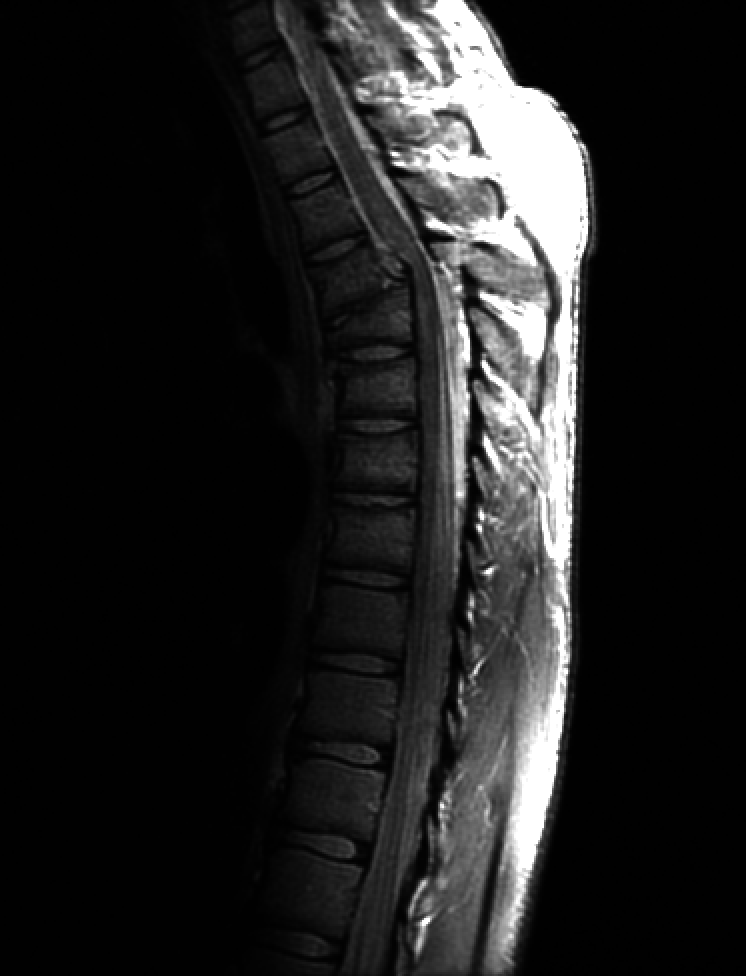
%> input picture lab02/Proj03-01/inputImage.tif, 746 x 976 px
$ octave main.m   (GNU Octave 9; MATLAB toolbox functions it lacks are replaced by stand-ins)
%> lines starting %> are read from the running program, lines starting %| are printed output that depends on the picture
### lab02/Proj03-01/logTransformation.m
function [output] = logTransformation(input,c)
% LOGTRANSFORMATION Summary of this function goes here
% Detailed explanation goes here
output = uint8(255 * mat2gray(c * log(1+double(input))));
end

### lab02/Proj03-01/powerlawTransformation.m
function output = powerlawTransformation(input,c,r)
output_double = c * double(input).^r;
output = uint8(255 * mat2gray(output_double));
end

### lab02/Proj03-01/main.m
clear;
close all;
% (a) Write a computer program capable of reducing the number of intensity levels in a image from 256 to 2, in integer powers of 2.
% The desired number of intensity levels needs to be a variable input to your program.

inputImage = imread("./inputImage.tif");
%> inputImage is the input picture: size 976x746 uint8; min 0, max 255, mean 32.6

c = 1;
outputImage = logTransformation(inputImage, c);
%> in logTransformation, `output = uint8(255 * mat2gray(c * log(1+double(input))));`:
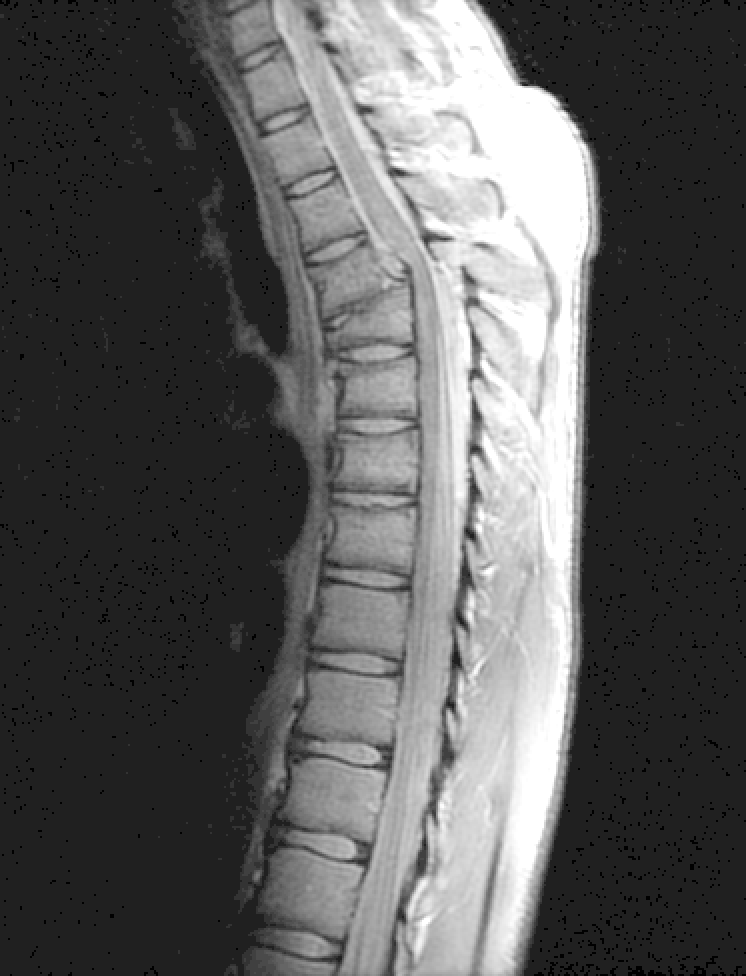
%> output: size 976x746 uint8; min 0, max 255, mean 89.1
imwrite(outputImage,'logOutput.tif','tif');

c = 1;
r = 0.1;
outputImage = powerlawTransformation(inputImage,c,r);
%> in powerlawTransformation, `output_double = c * double(input).^r;`:
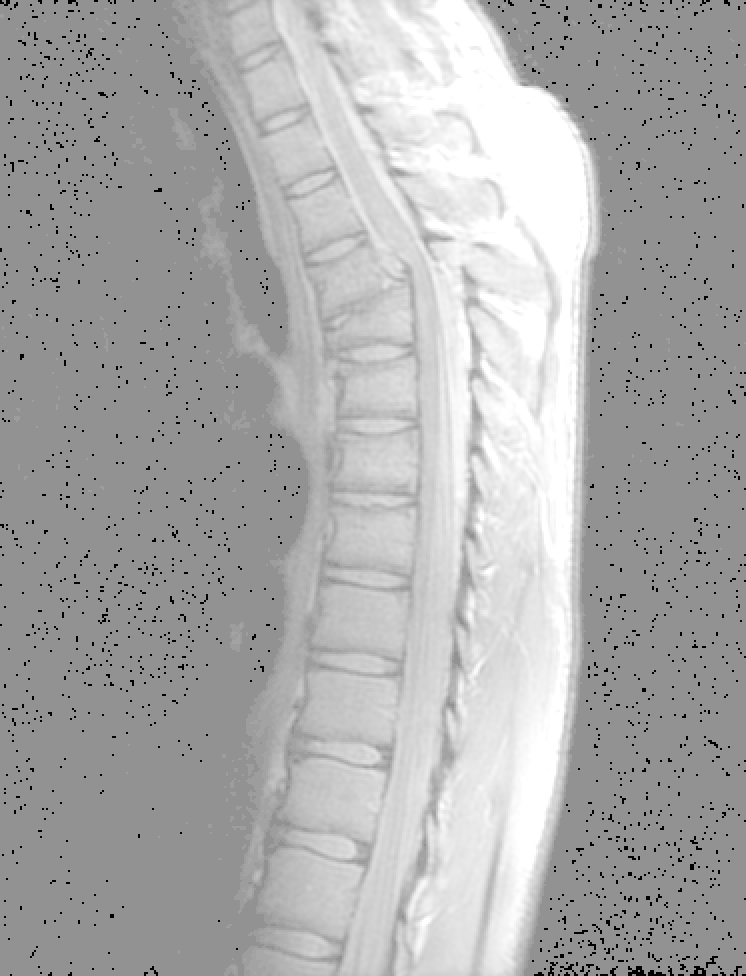
%> output_double: size 976x746 double; min 0, max 1.74, mean 1.17; drawn with min black and max white
imwrite(outputImage,'powOutput_1.tif','tif');

c = 1;
r = 0.5;
outputImage = powerlawTransformation(inputImage,c,r);
%> call 2 of powerlawTransformation, with c = 1, r = 0.5
%> in powerlawTransformation (call 2), `output_double = c * double(input).^r;`:
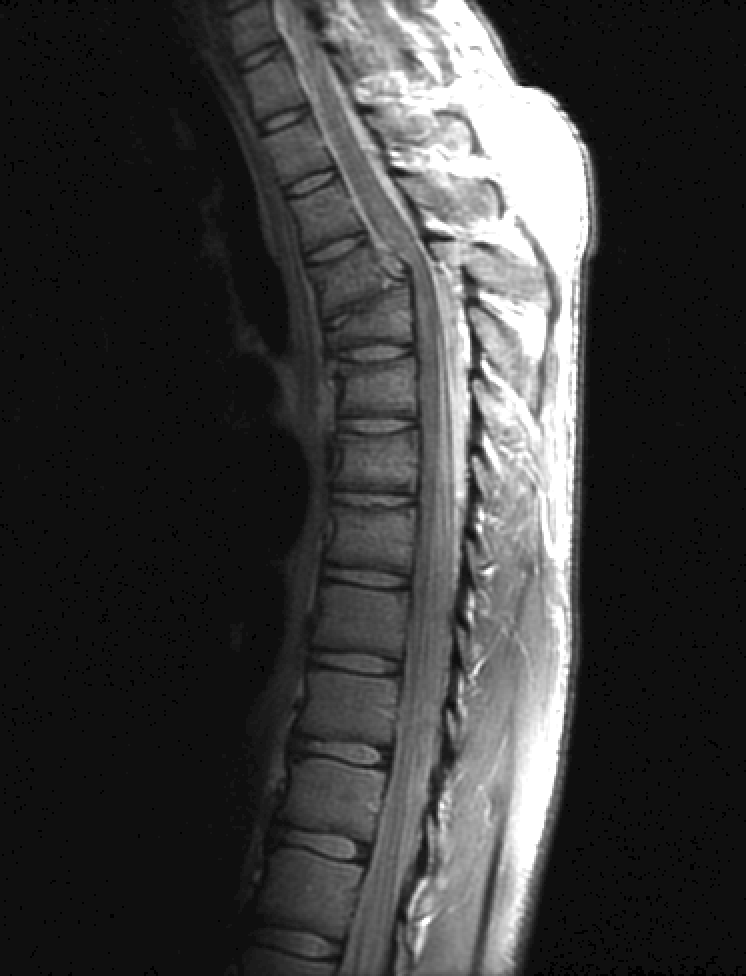
%> output_double: size 976x746 double; min 0, max 15.97, mean 3.71; drawn with min black and max white
imwrite(outputImage,'powOutput_2.tif','tif');

c = 1;
r = 0.8;
outputImage = powerlawTransformation(inputImage,c,r);
%> call 3 of powerlawTransformation, with c = 1, r = 0.8
%> in powerlawTransformation (call 3), `output = uint8(255 * mat2gray(output_double));`:
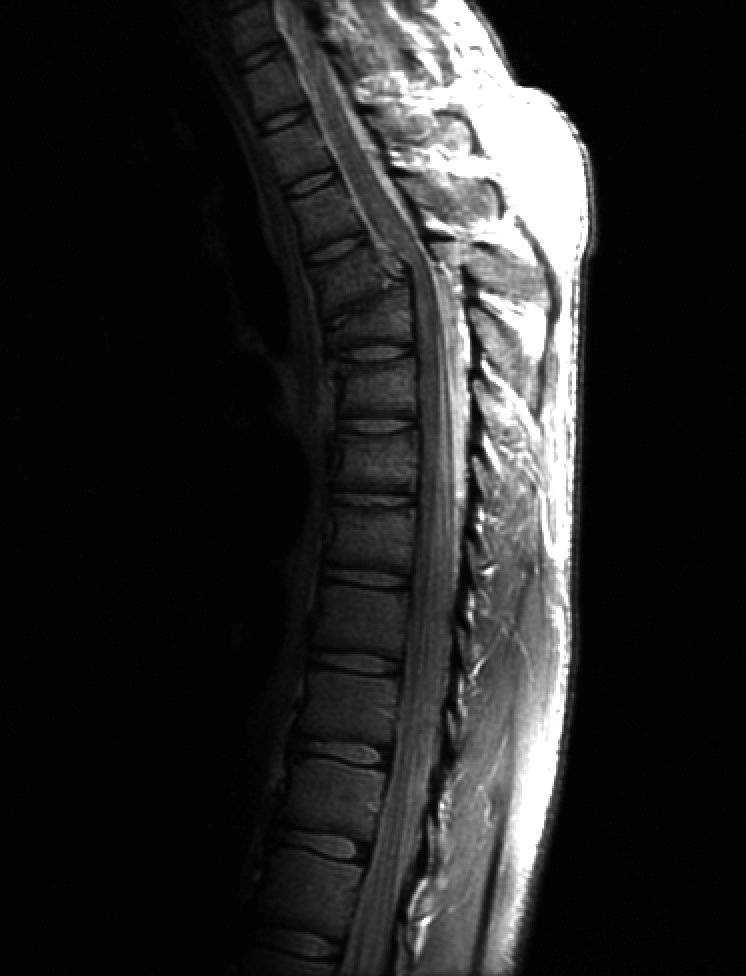
%> output: size 976x746 uint8; min 0, max 255, mean 39
imwrite(outputImage,'powOutput_3.tif','tif');

c = 1;
r = 1.5;
outputImage = powerlawTransformation(inputImage,c,r);
%> call 4 of powerlawTransformation, with c = 1, r = 1.5
%> in powerlawTransformation (call 4), `output_double = c * double(input).^r;`:
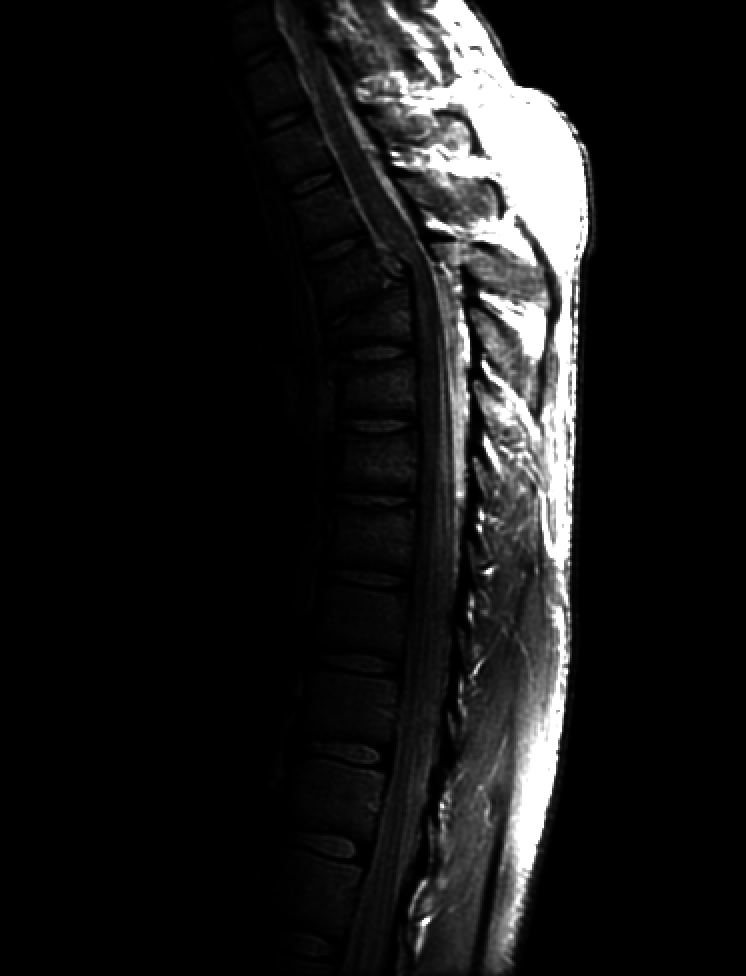
%> output_double: size 976x746 double; min 0, max 4072, mean 392.2; drawn with min black and max white
imwrite(outputImage,'powOutput_4.tif','tif');

c = 1;
r = 2;
outputImage = powerlawTransformation(inputImage,c,r);
%> call 5 of powerlawTransformation, with c = 1, r = 2
%> in powerlawTransformation (call 5), `output_double = c * double(input).^r;`:
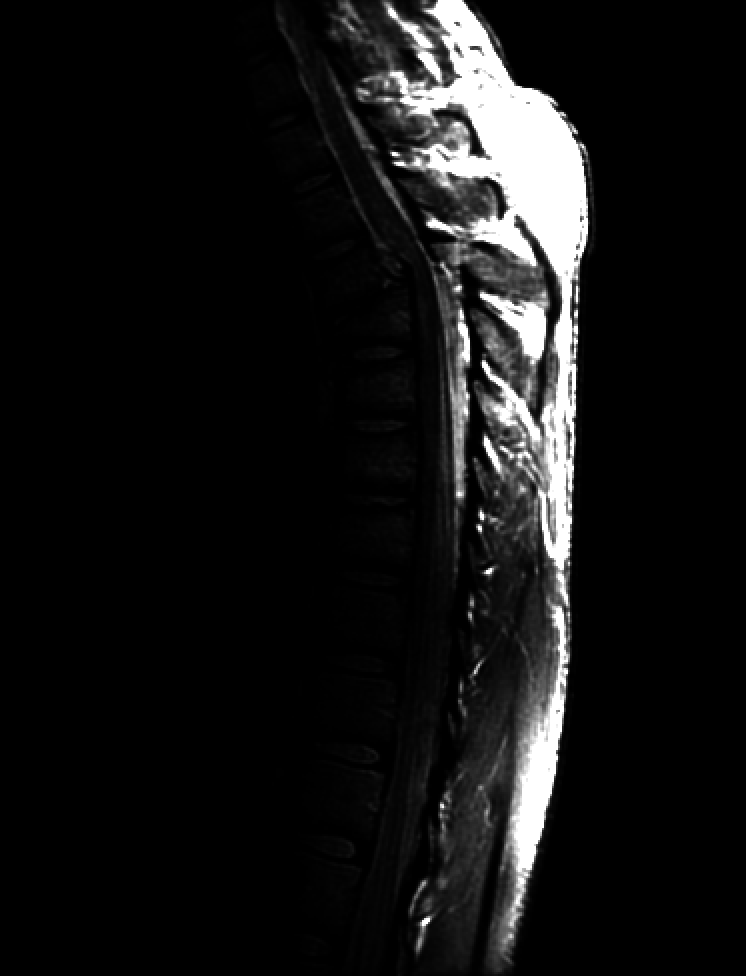
%> output_double: size 976x746 double; min 0, max 65025, mean 5274.6; drawn with min black and max white
imwrite(outputImage,'powOutput_5.tif','tif');
